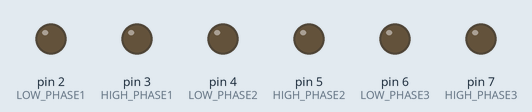
Recording of a sketch running on a simulated Arduino Uno, built with avr-gcc and run on an emulated ATmega328P. On the bench: output pins drawn as LEDs (lit = HIGH).

Above: at 0.1 s.
At 1.05 s:
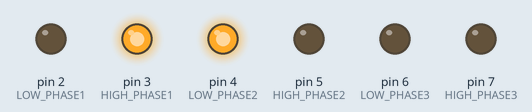
At 1.6 s:
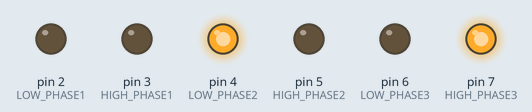
Timing chart, 0 to 3.1 s (numbered marks = the images above):
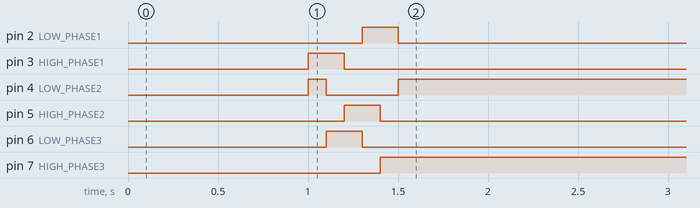

Measured:
- by itself, pin 2 (LOW_PHASE1): LOW → HIGH at 1.3 s, → LOW 0.20 s later
- by itself, pin 3 (HIGH_PHASE1): LOW → HIGH at 1.0 s, → LOW 0.20 s later
- by itself, pin 4 (LOW_PHASE2): LOW → HIGH at 1.0 s, → LOW 0.10 s later, → HIGH 0.40 s later
- by itself, pin 5 (HIGH_PHASE2): LOW → HIGH at 1.2 s, → LOW 0.20 s later
- by itself, pin 6 (LOW_PHASE3): LOW → HIGH at 1.1 s, → LOW 0.20 s later
- by itself, pin 7 (HIGH_PHASE3): LOW → HIGH at 1.4 s

The sketch:

esc_brushless.ino
```cpp
int LOW_PHASE1 = 2;
int HIGH_PHASE1 = 3;

int LOW_PHASE2 = 4;
int HIGH_PHASE2 = 5;

int LOW_PHASE3 = 6;
int HIGH_PHASE3 = 7;

void allZero();

void step1();
void step2();
void step3();
void step4();
void step5();
void step6();
void step7();
void step8();
void step_phase(int number);

int stp = 1;

void setup() {
  // initialize digital pin LED_BUILTIN as an output.
  pinMode(LOW_PHASE1, OUTPUT);
  pinMode(HIGH_PHASE1, OUTPUT);
  pinMode(LOW_PHASE2, OUTPUT);
  pinMode(HIGH_PHASE2, OUTPUT);
  pinMode(LOW_PHASE3, OUTPUT);
  pinMode(HIGH_PHASE3, OUTPUT);

  delay(1000);

  digitalWrite(LOW_PHASE1, LOW);
  digitalWrite(HIGH_PHASE1, LOW);
  digitalWrite(LOW_PHASE2, LOW);
  digitalWrite(HIGH_PHASE2, LOW);
  digitalWrite(LOW_PHASE3, LOW);
  digitalWrite(HIGH_PHASE3, LOW);

}

// the loop function runs over and over again forever
void loop() {
  step_phase(stp);
  delay(100);
  stp++;
}

void step_phase(int number){
  switch(number){
    case 1:
      step1();
    break;

    case 2:
      step2();
    break;

    case 3:
      step3();
    break;

    case 4:
      step4();
    break;

    case 5:
      step5();
    break;

    case 6:
      step6();
    break;
  }
}

void step1(){
  digitalWrite(LOW_PHASE1, LOW);
  digitalWrite(HIGH_PHASE1, HIGH);
  digitalWrite(LOW_PHASE2, HIGH);
  digitalWrite(HIGH_PHASE2, LOW);
  digitalWrite(LOW_PHASE3, LOW);
  digitalWrite(HIGH_PHASE3, LOW);
}


void step2(){
  digitalWrite(LOW_PHASE1, LOW);
  digitalWrite(HIGH_PHASE1, HIGH);
  digitalWrite(LOW_PHASE2, LOW);
  digitalWrite(HIGH_PHASE2, LOW);
  digitalWrite(LOW_PHASE3, HIGH);
  digitalWrite(HIGH_PHASE3, LOW);
}

void step3(){
  digitalWrite(LOW_PHASE1, LOW);
  digitalWrite(HIGH_PHASE1, LOW);
  digitalWrite(LOW_PHASE2, LOW);
  digitalWrite(HIGH_PHASE2, HIGH);
  digitalWrite(LOW_PHASE3, HIGH);
  digitalWrite(HIGH_PHASE3, LOW);
}


void step4(){
  digitalWrite(LOW_PHASE1, HIGH);
  digitalWrite(HIGH_PHASE1, LOW);
  digitalWrite(LOW_PHASE2, LOW);
  digitalWrite(HIGH_PHASE2, HIGH);
  digitalWrite(LOW_PHASE3, LOW);
  digitalWrite(HIGH_PHASE3, LOW);
}

void step5(){
  digitalWrite(LOW_PHASE1, HIGH);
  digitalWrite(HIGH_PHASE1, LOW);
  digitalWrite(LOW_PHASE2, LOW);
  digitalWrite(HIGH_PHASE2, LOW);
  digitalWrite(LOW_PHASE3, LOW);
  digitalWrite(HIGH_PHASE3, HIGH);
}

void step6(){
  digitalWrite(LOW_PHASE1, LOW);
  digitalWrite(HIGH_PHASE1, LOW);
  digitalWrite(LOW_PHASE2, HIGH);
  digitalWrite(HIGH_PHASE2, LOW);
  digitalWrite(LOW_PHASE3, LOW);
  digitalWrite(HIGH_PHASE3, HIGH);
}

void step7(){
  digitalWrite(LOW_PHASE1, LOW);
  digitalWrite(HIGH_PHASE1, HIGH);
  digitalWrite(LOW_PHASE2, HIGH);
  digitalWrite(HIGH_PHASE2, LOW);
  digitalWrite(LOW_PHASE3, LOW);
  digitalWrite(HIGH_PHASE3, LOW);
}

void allZero(){
  digitalWrite(LOW_PHASE1, LOW);
  digitalWrite(HIGH_PHASE1, LOW);
  digitalWrite(LOW_PHASE2, LOW);
  digitalWrite(HIGH_PHASE2, LOW);
  digitalWrite(LOW_PHASE3, LOW);
  digitalWrite(HIGH_PHASE3, LOW);
}
```
